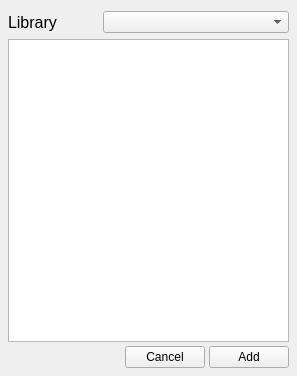
<?xml version="1.0" encoding="UTF-8"?>
<ui version="4.0">
 <class>OperatorSelectorForm</class>
 <widget class="QWidget" name="OperatorSelectorForm">
  <property name="geometry">
   <rect>
    <x>0</x>
    <y>0</y>
    <width>297</width>
    <height>376</height>
   </rect>
  </property>
  <property name="windowTitle">
   <string>Form</string>
  </property>
  <layout class="QVBoxLayout" name="verticalLayout">
   <property name="spacing">
    <number>3</number>
   </property>
   <property name="leftMargin">
    <number>8</number>
   </property>
   <property name="topMargin">
    <number>8</number>
   </property>
   <property name="rightMargin">
    <number>8</number>
   </property>
   <property name="bottomMargin">
    <number>8</number>
   </property>
   <item>
    <widget class="QWidget" name="top_buttons" native="true">
     <property name="sizePolicy">
      <sizepolicy hsizetype="Expanding" vsizetype="Fixed">
       <horstretch>0</horstretch>
       <verstretch>0</verstretch>
      </sizepolicy>
     </property>
     <layout class="QHBoxLayout" name="horizontalLayout_2">
      <property name="leftMargin">
       <number>0</number>
      </property>
      <property name="topMargin">
       <number>3</number>
      </property>
      <property name="rightMargin">
       <number>0</number>
      </property>
      <property name="bottomMargin">
       <number>3</number>
      </property>
      <item>
       <widget class="QLabel" name="label">
        <property name="sizePolicy">
         <sizepolicy hsizetype="Fixed" vsizetype="Preferred">
          <horstretch>0</horstretch>
          <verstretch>0</verstretch>
         </sizepolicy>
        </property>
        <property name="font">
         <font>
          <pointsize>12</pointsize>
         </font>
        </property>
        <property name="text">
         <string>Library</string>
        </property>
       </widget>
      </item>
      <item>
       <spacer name="horizontalSpacer">
        <property name="orientation">
         <enum>Qt::Horizontal</enum>
        </property>
        <property name="sizeType">
         <enum>QSizePolicy::Fixed</enum>
        </property>
        <property name="sizeHint" stdset="0">
         <size>
          <width>40</width>
          <height>20</height>
         </size>
        </property>
       </spacer>
      </item>
      <item>
       <widget class="QComboBox" name="filter"/>
      </item>
     </layout>
    </widget>
   </item>
   <item>
    <widget class="QListWidget" name="operator_list"/>
   </item>
   <item>
    <widget class="QWidget" name="bottom_buttons" native="true">
     <layout class="QHBoxLayout" name="horizontalLayout">
      <property name="spacing">
       <number>4</number>
      </property>
      <property name="leftMargin">
       <number>0</number>
      </property>
      <property name="topMargin">
       <number>1</number>
      </property>
      <property name="rightMargin">
       <number>0</number>
      </property>
      <property name="bottomMargin">
       <number>0</number>
      </property>
      <item>
       <spacer name="spacer">
        <property name="orientation">
         <enum>Qt::Horizontal</enum>
        </property>
        <property name="sizeHint" stdset="0">
         <size>
          <width>40</width>
          <height>20</height>
         </size>
        </property>
       </spacer>
      </item>
      <item>
       <widget class="QPushButton" name="cancel_button">
        <property name="text">
         <string>Cancel</string>
        </property>
       </widget>
      </item>
      <item>
       <widget class="QPushButton" name="accept_button">
        <property name="text">
         <string>Add</string>
        </property>
       </widget>
      </item>
     </layout>
    </widget>
   </item>
  </layout>
 </widget>
 <resources/>
 <connections/>
</ui>
